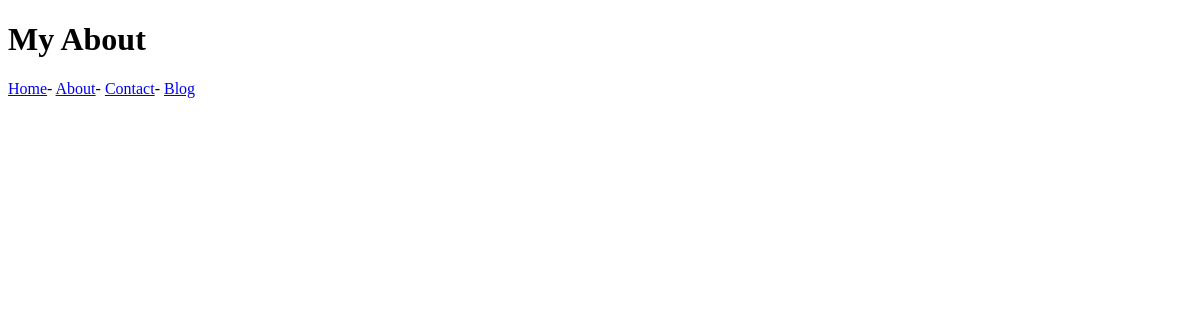
Page /about/ on the earlier database version.
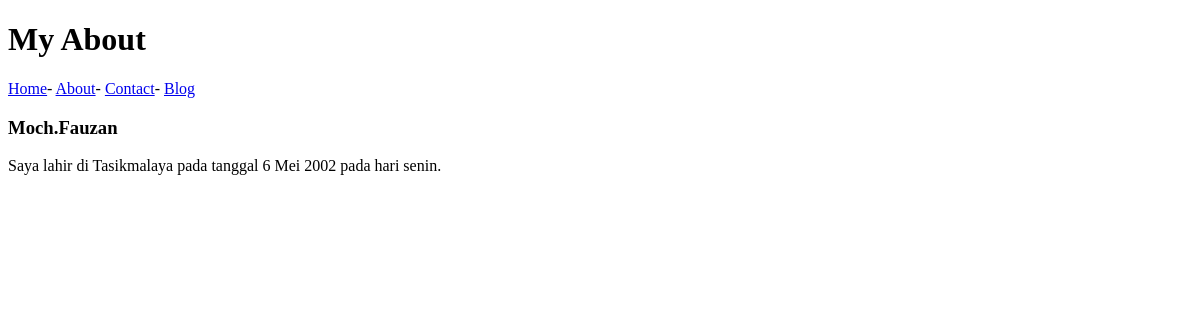
Same page on the later database version.
### about/models.py (models this page shows, shortened)
class About(models.Model):
    nama = models.CharField(max_length=50)
    biodata = models.CharField(max_length=100)
    publish = models.BooleanField(default=True)

### blog/views.py (the view)
# urls.py: url(r'^about/', views.about),
def about(request):
    abouts = About.objects.filter(publish=True)
    return render(request, 'layout/about.html', {'abouts':abouts})

### templates/layout/about.html (shortened to what this page needs)
<!DOCTYPE html>
<html lang="en">
<head>
</head>
<body>
    <h1>My About</h1>
    {% include "layout/menu.html" %}
    {% for about in abouts %}
        <h3>{{ about.nama }}</h3>
        {{ about.biodata }}
    {% endfor %}
</body>
</html>

### templates/layout/menu.html (shortened to what this page needs)
<!DOCTYPE html>
<html lang="en">
<head>
</head>
<body>
    <a href="/">Home</a>-
    <a href="/about">About</a>-
    <a href="/contact">Contact</a>-
    <a href="/blog">Blog</a>
</body>
</html>

Differences in the rows shown:
added About: nama "Moch.Fauzan", biodata "Saya lahir di Tasikmalaya pada tanggal 6 Mei 2002 pada hari senin."
